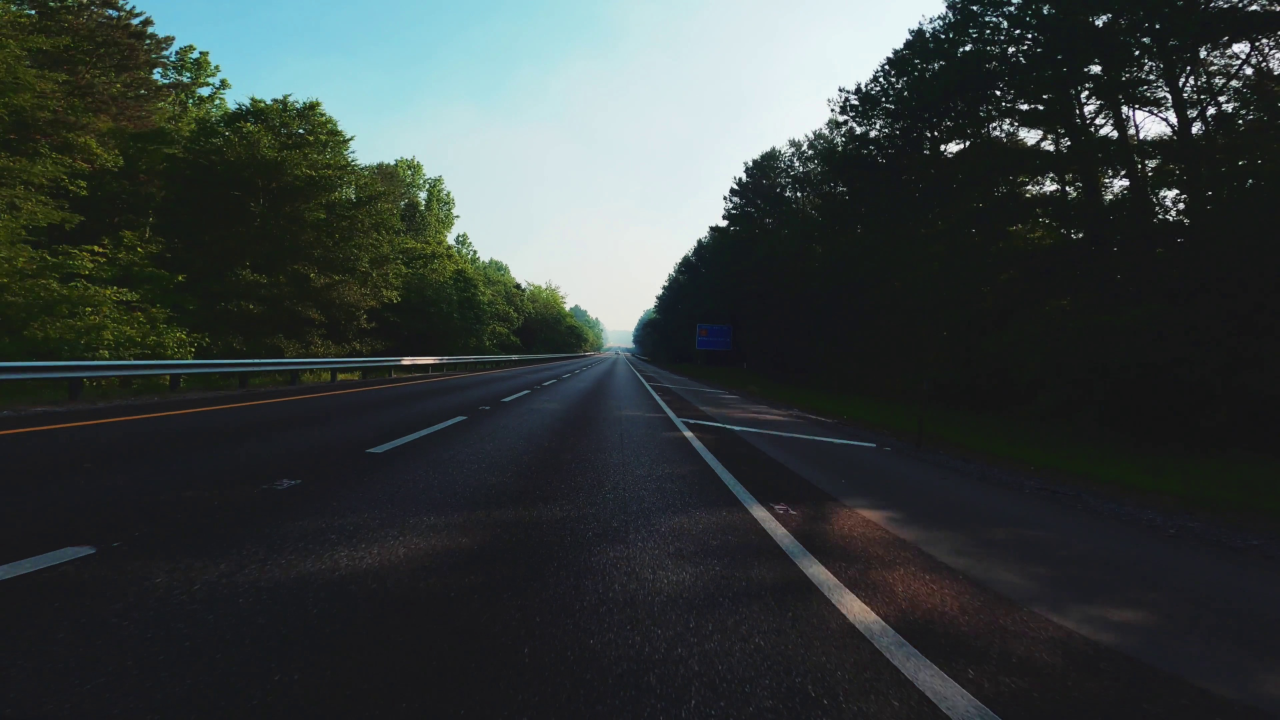
#> input picture LaneDetection/image_100.jpg, 3840 x 2160 px (shown at 1/3 size)
$ python -i Utility.py   (imports and definitions only)
#> lines starting #> are read from the running program, lines starting #| are printed output that depends on the picture; after the words box and inside, x2 and y2 are one past the last pixel; in counts of white or black regions, pixels touching at a corner belong together
#> further down, picture is the input picture: shape (2160, 3840, 3); mean B, G, R 61.5, 62.2, 55.3
import cv2
import numpy as np


# [14 lines left out: functions warper, unwarp, not called in this run]


def gaussian_blur(img, kernel_size=5):
    return cv2.GaussianBlur(img, (kernel_size, kernel_size), 0)


# [11 lines left out: function binary_HSV, not called in this run]


def shadow_HSV(img):
    minShadowTh = (90, 30, 90) #21 20
    maxShadowTh = (120, 255, 171) #21 70

    minLaneInShadow = (90, 20, 110) #21 25
    maxLaneInShadow = (120, 80, 171) #21 35

    imgHSV = cv2.cvtColor(img, cv2.COLOR_BGR2HSV)
#> imgHSV: shape (2160, 3840, 3); mean H, S, V 85.4, 52.6, 65.4

    shadowMask = cv2.inRange(imgHSV, minShadowTh, maxShadowTh)
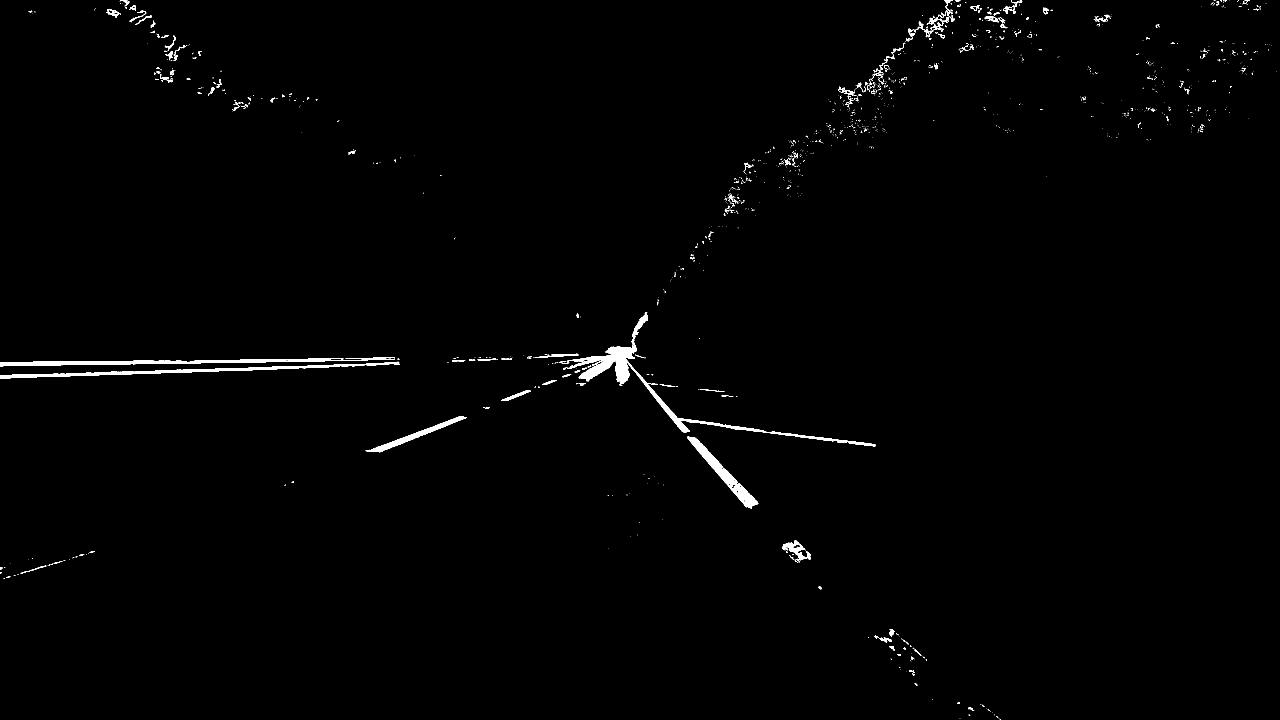
#> shadowMask: shape (2160, 3840) (shown at 1/3 size); 0.81% white; 1437 white regions (1265 under 20 px), largest, box (x1, y1, x2, y2) and area: (1690, 936, 2628, 1339) 17272, (0, 1075, 1185, 1099) 9267, (0, 1085, 1200, 1135) 8874

    shadow = cv2.bitwise_and(img, img, mask=shadowMask)
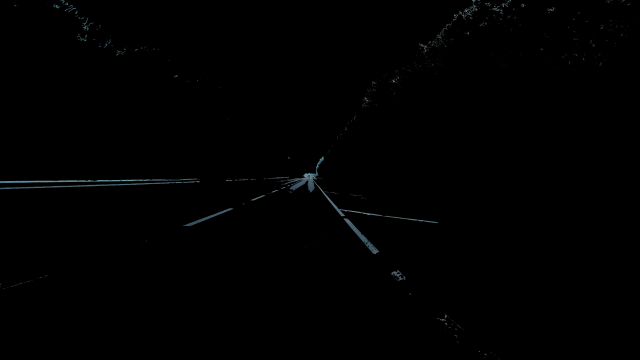
#> shadow: shape (2160, 3840, 3) (shown at 1/6 size); mean B, G, R 0.9, 0.9, 0.6

    shadowHSV = cv2.cvtColor(shadow, cv2.COLOR_BGR2HSV)
#> shadowHSV: shape (2160, 3840, 3); mean H, S, V 0.8, 0.6, 0.9

    out = cv2.inRange(shadowHSV, minLaneInShadow, maxLaneInShadow)
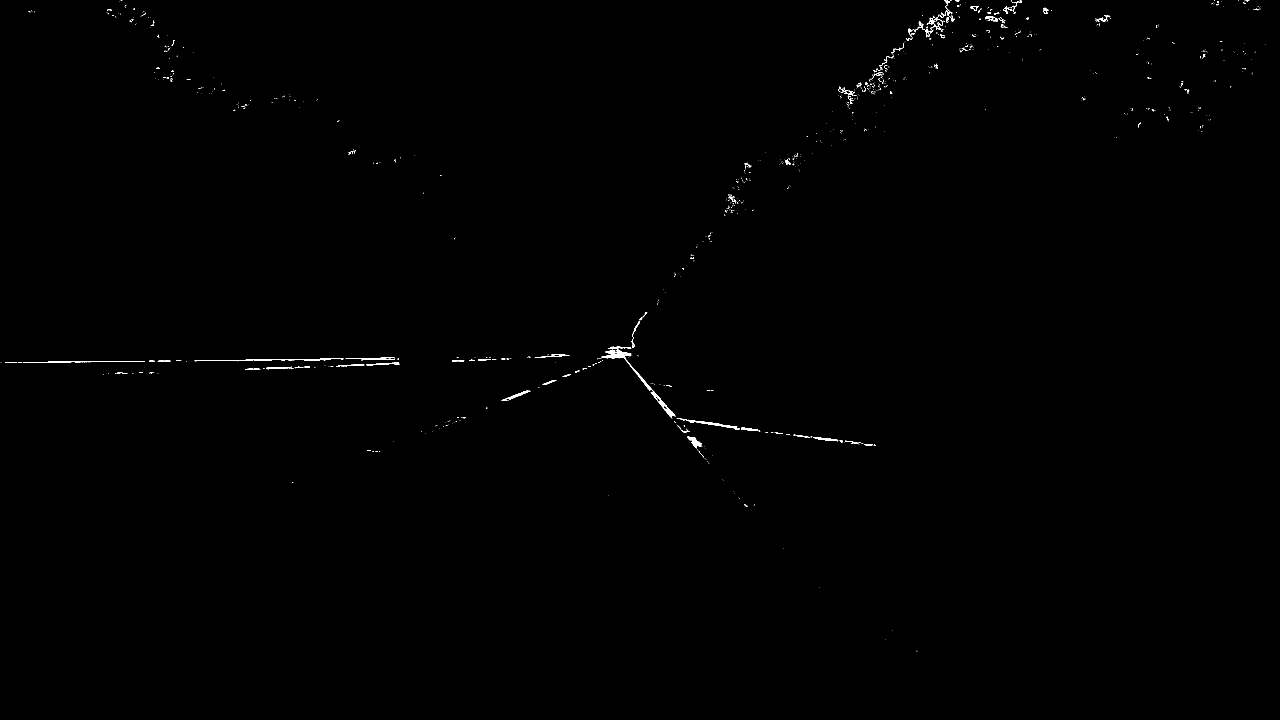
#> out: shape (2160, 3840) (shown at 1/3 size); 0.21% white; 985 white regions (880 under 20 px), largest, box (x1, y1, x2, y2) and area: (1805, 1050, 2027, 1256) 2531, (584, 1075, 1031, 1084) 1043, (2030, 1255, 2217, 1289) 886

    kernel = np.ones((3, 3), np.uint8)
    out1 = cv2.erode(out, kernel, iterations=1)
#> out1: shape (2160, 3840); 0.05% white; 179 white regions (149 under 20 px), largest, box (x1, y1, x2, y2) and area: (1810, 1052, 1873, 1075) 569, (2065, 1311, 2099, 1341) 372, (2081, 1263, 2193, 1283) 333
    out2 = cv2.dilate(out1, kernel, iterations=2)
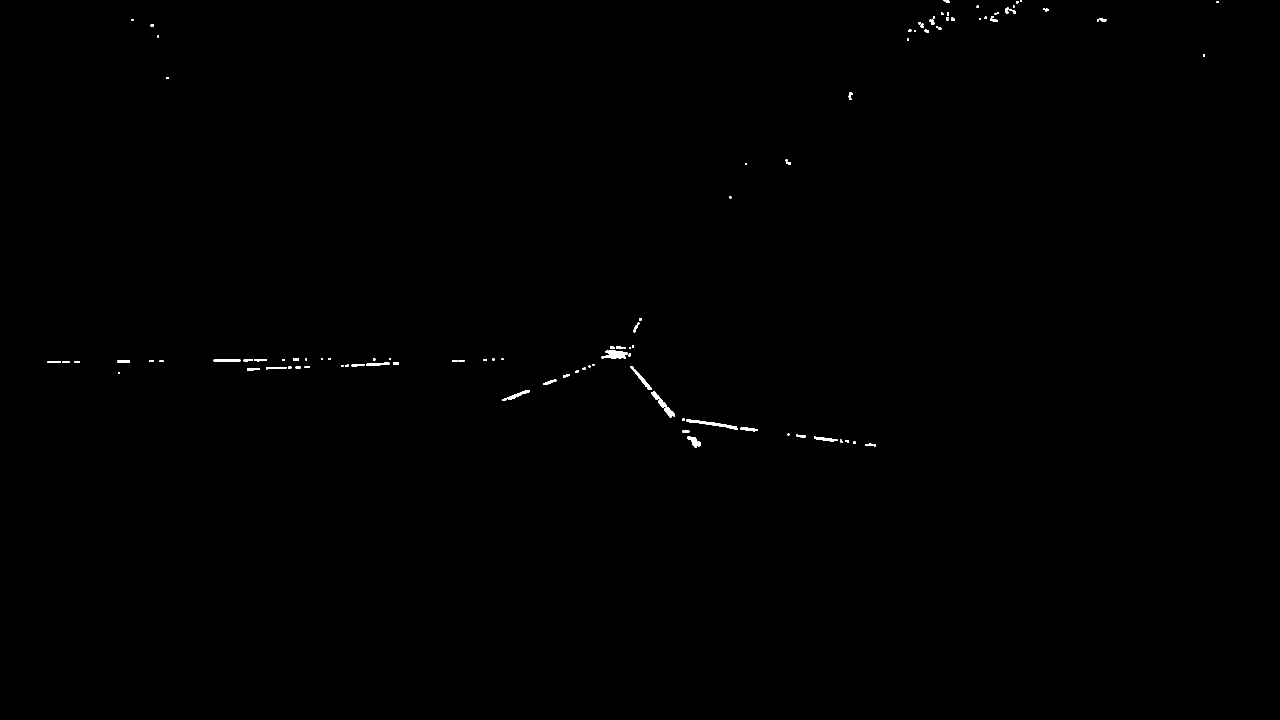
#> out2: shape (2160, 3840) (shown at 1/3 size); 0.17% white; 119 white regions, largest, box (x1, y1, x2, y2) and area: (1954, 1174, 2025, 1252) 1222, (2059, 1259, 2214, 1290) 1181, (1805, 1050, 1882, 1077) 1171

    return out2


# [74 lines left out: functions run_canny, houghlines_trans, kirsch_filter, draw_quadratic, draw_equation, imshow, not called in this run]

>>> import cv2
>>> picture = cv2.imread('image_100.jpg')
>>> result = shadow_HSV(picture)

$ run again, on LaneDetection/image_1040.jpg
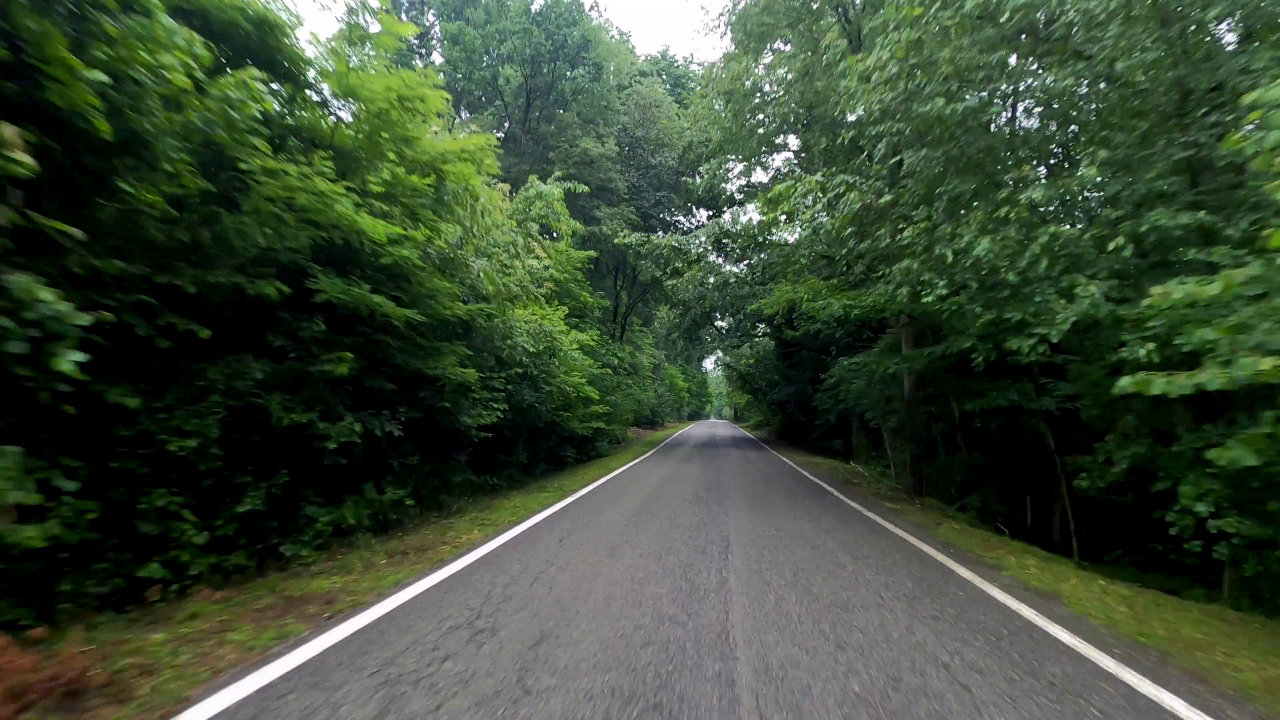
#> input picture LaneDetection/image_1040.jpg, 3840 x 2160 px (shown at 1/3 size)
#> picture is the input picture: shape (2160, 3840, 3); mean B, G, R 54.8, 75.1, 60.8
#> imgHSV: shape (2160, 3840, 3); mean H, S, V 58.5, 105.7, 76
#> in shadow_HSV, `shadowMask = cv2.inRange(imgHSV, minShadowTh, maxShadowTh)`:
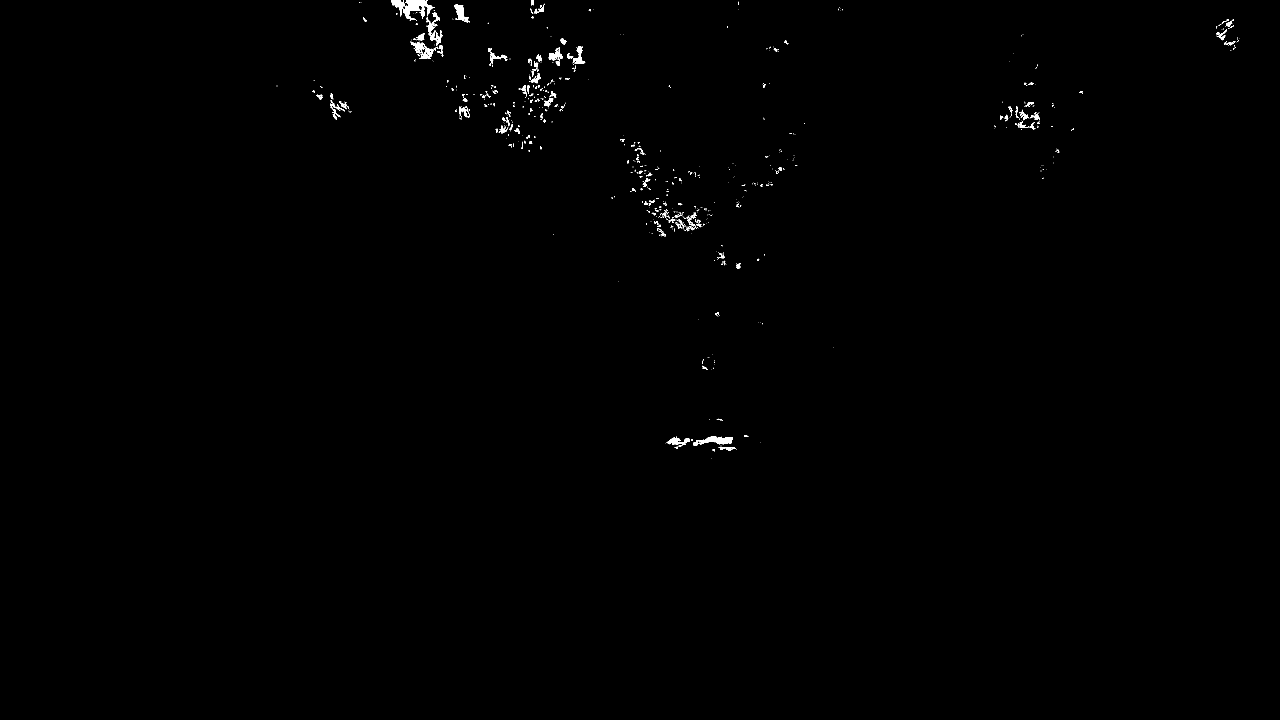
#> shadowMask: shape (2160, 3840) (shown at 1/3 size); 0.3% white; 790 white regions (624 under 20 px), largest, box (x1, y1, x2, y2) and area: (1210, 0, 1304, 63) 2590, (2080, 1308, 2199, 1338) 1701, (1279, 37, 1323, 137) 1322
#> shadowHSV: shape (2160, 3840, 3); mean H, S, V 0.3, 0.2, 0.4
#> out: shape (2160, 3840); 0.15% white; 680 white regions (579 under 20 px), largest, box (x1, y1, x2, y2) and area: (1210, 0, 1266, 63) 1585, (1279, 37, 1323, 137) 1111, (1175, 0, 1214, 49) 745
#> out1: shape (2160, 3840); 0.04% white; 157 white regions (131 under 20 px), largest, box (x1, y1, x2, y2) and area: (1218, 0, 1265, 35) 949, (1176, 0, 1211, 42) 516, (1367, 13, 1387, 33) 184
#> in shadow_HSV, `out2 = cv2.dilate(out1, kernel, iterations=2)`:
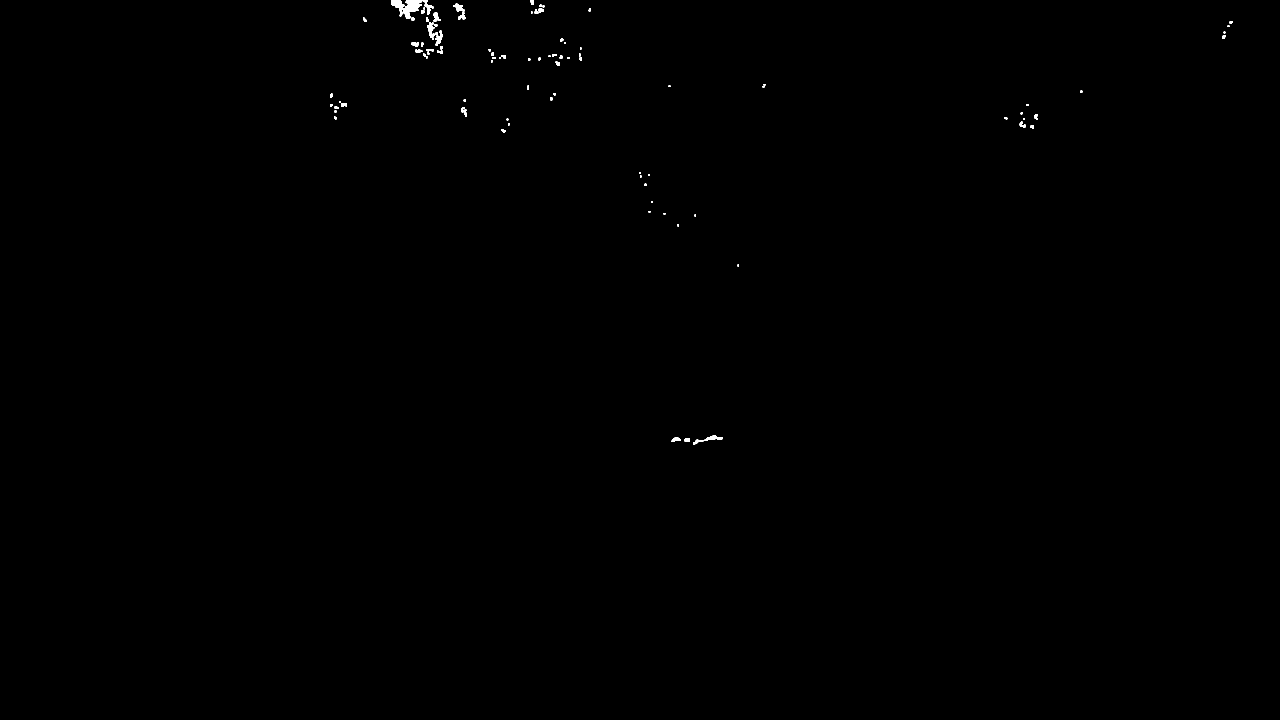
#> out2: shape (2160, 3840) (shown at 1/3 size); 0.14% white; 105 white regions, largest, box (x1, y1, x2, y2) and area: (1174, 0, 1284, 57) 2745, (1305, 100, 1328, 137) 420, (1361, 11, 1389, 35) 417
